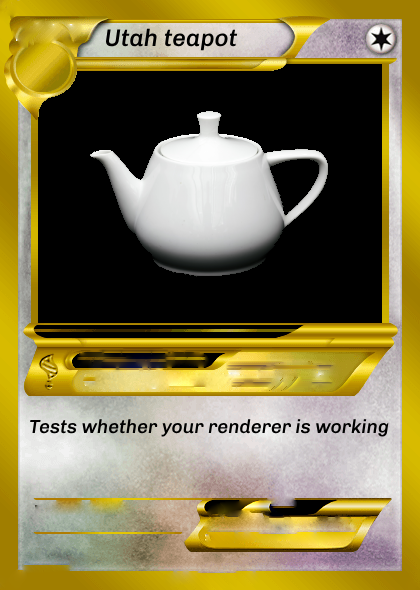
#> input picture test_data/card.png, 420 x 590 px
$ python gen_test_quilt.py
#> lines starting #> are read from the running program, lines starting #| are printed output that depends on the picture

import numpy as np
import cv2

def create_color_image(color, w, h):
    image = np.zeros((h, w, 3), dtype=np.uint8)
    image[:] = color
    return image

def create_random_color_image(w, h):
    color = tuple(np.random.randint(0, 256, size=3))
    image = np.zeros((h, w, 3), dtype=np.uint8)
    image[:] = color
    return image

def add_text_to_image(img, text, font_scale=3, font_color=(255, 0, 0), thickness=2):
    font = cv2.FONT_HERSHEY_SIMPLEX
    text_size = cv2.getTextSize(text, font, font_scale, thickness)[0]
    text_x = (img.shape[1] - text_size[0]) // 2
    text_y = (img.shape[0] + text_size[1]) // 2
    cv2.putText(img, text, (text_x, text_y), font, font_scale, font_color, thickness, cv2.LINE_AA)
    return img

def make_grid(images, rows, cols):
    h, w, _ = images[0].shape
    grid = np.zeros((h * rows, w * cols, 3), dtype=np.uint8)

    for idx, img in enumerate(images):
        # row = idx // cols
        row = (rows - 1) - (idx // cols)  # inverse the row order
        col = idx % cols
        grid[row*h:(row+1)*h, col*w:(col+1)*w, :] = img

    return grid

def gen_quilt_numbers():
    images = []
    for i in range(6 * 8):
        quilt_w = 192
        quilt_h = 341
        rng_img = create_random_color_image(quilt_w, quilt_h)
        rng_img = add_text_to_image(rng_img, str(i))
        images.append(rng_img)

    img_grid = make_grid(images, 6, 8)
    cv2.imwrite("quilt_numbers.png", img_grid)
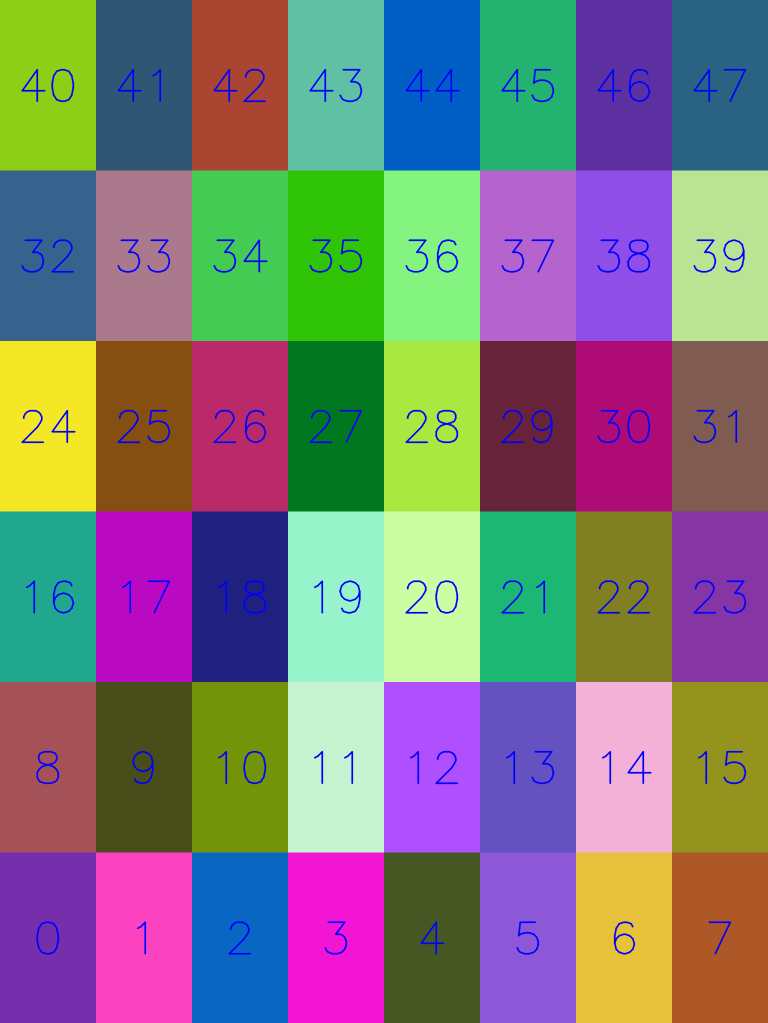
#> saved as quilt_numbers.png: shape (2046, 1536, 3) (shown at 1/2 size); mean B, G, R 123.4, 120.7, 124.8

gen_quilt_numbers()

def lerp_color(c1, c2, n):
    if not (0 <= n <= 1):
        raise ValueError("n must be between 0 and 1")

    r = int(c1[0] + (c2[0] - c1[0]) * n)
    g = int(c1[1] + (c2[1] - c1[1]) * n)
    b = int(c1[2] + (c2[2] - c1[2]) * n)
    return (r, g, b)

def overlay_image(background, overlay):
    resized_overlay = cv2.resize(overlay, (background.shape[1], background.shape[0]), interpolation=cv2.INTER_AREA)

    alpha_overlay = resized_overlay[:, :, 3] / 255.0
    alpha_background = 1.0 - alpha_overlay

    for c in range(0, 3):
        background[:, :, c] = (alpha_overlay * resized_overlay[:, :, c] +
                                alpha_background * background[:, :, c])

def gen_quilt_background():
    color1 = tuple([245, 34, 129])
    color2 = tuple([38, 9, 145])

    card_img = cv2.imread("card.png", cv2.IMREAD_UNCHANGED)
#> card_img is the input picture: shape (590, 420, 4); mean B, G, R, A 75.9, 122.2, 133.9, 187.3

    images = []
    for i in range(6 * 8):
        quilt_w = 192
        quilt_h = 341
        progress = i / (6 * 8)
        rng_img = create_color_image(lerp_color(color1, color2, progress), quilt_w, quilt_h)
        overlay_image(rng_img, card_img)
        images.append(rng_img)
#> this loop made 48 passes
#> pass 1, in overlay_image, `resized_overlay = cv2.resize(overlay, (background.shape[1], background..`:
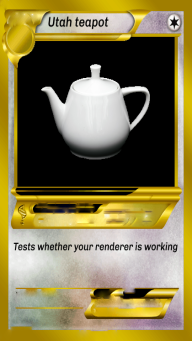
#> resized_overlay: shape (341, 192, 4); mean B, G, R, A 75.9, 122.2, 133.8, 187.3
#> pass 1, in overlay_image, `alpha_overlay = resized_overlay[:, :, 3] / 255.0`:
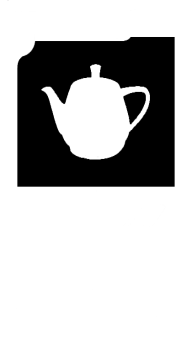
#> alpha_overlay: shape (341, 192) float64; min 0, max 1, mean 0.735
#> pass 1, in overlay_image, `alpha_background = 1.0 - alpha_overlay`:
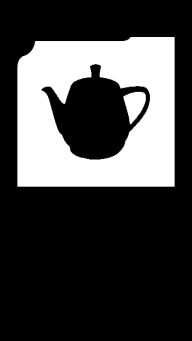
#> alpha_background: shape (341, 192) float64; min 0, max 1, mean 0.265
#> after the loop:
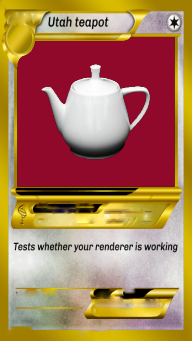
#> rng_img: shape (341, 192, 3); mean B, G, R 86.8, 124.1, 171.5
#> after the loop, images = 48 items

    img_grid = make_grid(images, 6, 8)
#> call 2 of make_grid, with rows = 6, cols = 8
#> the loop in make_grid (call 2), `for idx, img in enumerate(images):` made 48 passes
#> (row, col) on passes 1 to 12: (5, 0), (5, 1), (5, 2), (5, 3), (5, 4), (5, 5), (5, 6), (5, 7), (4, 0), (4, 1), (4, 2), (4, 3)
#> after the loop in make_grid (call 2), `for idx, img in enumerate(images):`:
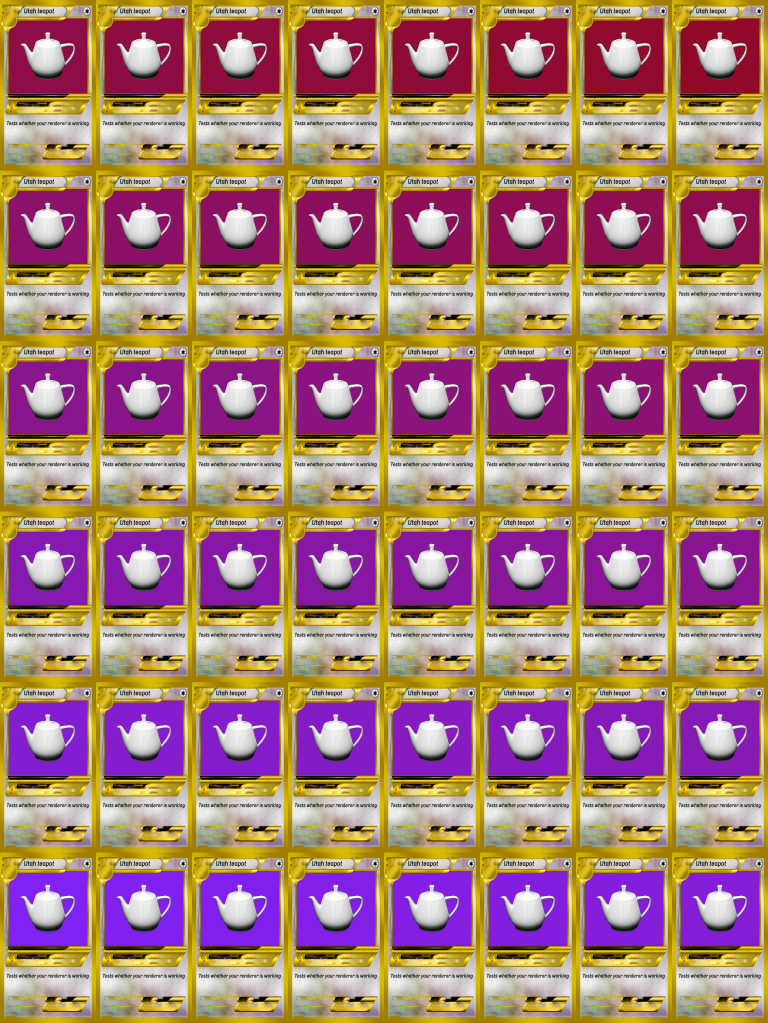
#> grid: shape (2046, 1536, 3) (shown at 1/2 size); mean B, G, R 113.7, 127.3, 169.5
    cv2.imwrite("quilt_background.png", img_grid)

gen_quilt_background()
